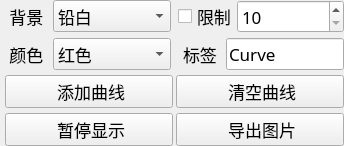
               <widget class="QFrame" name="frame_4">
                <property name="sizePolicy">
                 <sizepolicy hsizetype="Expanding" vsizetype="Fixed">
                  <horstretch>1</horstretch>
                  <verstretch>0</verstretch>
                 </sizepolicy>
                </property>
                <layout class="QGridLayout" name="gridLayout_2">
                 <property name="leftMargin">
                  <number>5</number>
                 </property>
                 <property name="topMargin">
                  <number>0</number>
                 </property>
                 <property name="rightMargin">
                  <number>0</number>
                 </property>
                 <property name="bottomMargin">
                  <number>0</number>
                 </property>
                 <property name="horizontalSpacing">
                  <number>7</number>
                 </property>
                 <property name="verticalSpacing">
                  <number>5</number>
                 </property>
                 <item row="3" column="0" colspan="2">
                  <layout class="QHBoxLayout" name="horizontalLayout_24">
                   <property name="spacing">
                    <number>3</number>
                   </property>
                   <item>
                    <widget class="QPushButton" name="stopShowButton">
                     <property name="sizePolicy">
                      <sizepolicy hsizetype="MinimumExpanding" vsizetype="Fixed">
                       <horstretch>0</horstretch>
                       <verstretch>0</verstretch>
                      </sizepolicy>
                     </property>
                     <property name="minimumSize">
                      <size>
                       <width>168</width>
                       <height>0</height>
                      </size>
                     </property>
                     <property name="maximumSize">
                      <size>
                       <width>16777215</width>
                       <height>16777215</height>
                      </size>
                     </property>
                     <property name="font">
                      <font>
                       <family>等线</family>
                       <pointsize>13</pointsize>
                       <weight>50</weight>
                       <italic>false</italic>
                       <bold>false</bold>
                       <underline>false</underline>
                       <strikeout>false</strikeout>
                      </font>
                     </property>
                     <property name="cursor">
                      <cursorShape>ArrowCursor</cursorShape>
                     </property>
                     <property name="toolTip">
                      <string>暂停绘图功能</string>
                     </property>
                     <property name="text">
                      <string> 暂停显示</string>
                     </property>
                     <property name="icon">
                      <iconset resource="icoPack.qrc">
                       <normaloff>:/MainWin/ico/20200510-235146.ico</normaloff>:/MainWin/ico/20200510-235146.ico</iconset>
                     </property>
                     <property name="iconSize">
                      <size>
                       <width>28</width>
                       <height>28</height>
                      </size>
                     </property>
                    </widget>
                   </item>
                   <item>
                    <widget class="QPushButton" name="saveDataButton">
                     <property name="sizePolicy">
                      <sizepolicy hsizetype="MinimumExpanding" vsizetype="Fixed">
                       <horstretch>0</horstretch>
                       <verstretch>0</verstretch>
                      </sizepolicy>
                     </property>
                     <property name="minimumSize">
                      <size>
                       <width>168</width>
                       <height>0</height>
                      </size>
                     </property>
                     <property name="maximumSize">
                      <size>
                       <width>16777215</width>
                       <height>16777215</height>
                      </size>
                     </property>
                     <property name="font">
                      <font>
                       <family>等线</family>
                       <pointsize>13</pointsize>
                       <weight>50</weight>
                       <italic>false</italic>
                       <bold>false</bold>
                       <underline>false</underline>
                       <strikeout>false</strikeout>
                      </font>
                     </property>
                     <property name="toolTip">
                      <string>导出绘图区图片</string>
                     </property>
                     <property name="text">
                      <string> 导出图片</string>
                     </property>
                     <property name="icon">
                      <iconset resource="icoPack.qrc">
                       <normaloff>:/MainWin/ico/20200510-223336.ico</normaloff>:/MainWin/ico/20200510-223336.ico</iconset>
                     </property>
                     <property name="iconSize">
                      <size>
                       <width>28</width>
                       <height>28</height>
                      </size>
                     </property>
                    </widget>
                   </item>
                  </layout>
                 </item>
                 <item row="0" column="1">
                  <layout class="QHBoxLayout" name="horizontalLayout_19">
                   <item>
                    <widget class="QCheckBox" name="limitCheckBox">
                     <property name="sizePolicy">
                      <sizepolicy hsizetype="Fixed" vsizetype="Fixed">
                       <horstretch>0</horstretch>
                       <verstretch>0</verstretch>
                      </sizepolicy>
                     </property>
                     <property name="font">
                      <font>
                       <family>等线</family>
                       <pointsize>13</pointsize>
                       <weight>50</weight>
                       <italic>false</italic>
                       <bold>false</bold>
                       <underline>false</underline>
                       <strikeout>false</strikeout>
                      </font>
                     </property>
                     <property name="toolTip">
                      <string>是否限制横轴长度</string>
                     </property>
                     <property name="text">
                      <string>限制</string>
                     </property>
                    </widget>
                   </item>
                   <item>
                    <widget class="QSpinBox" name="limitLenSpinBox">
                     <property name="sizePolicy">
                      <sizepolicy hsizetype="Minimum" vsizetype="Fixed">
                       <horstretch>0</horstretch>
                       <verstretch>0</verstretch>
                      </sizepolicy>
                     </property>
                     <property name="minimumSize">
                      <size>
                       <width>80</width>
                       <height>0</height>
                      </size>
                     </property>
                     <property name="maximumSize">
                      <size>
                       <width>16777215</width>
                       <height>16777215</height>
                      </size>
                     </property>
                     <property name="font">
                      <font>
                       <family>等线</family>
                       <pointsize>13</pointsize>
                       <weight>50</weight>
                       <italic>false</italic>
                       <bold>false</bold>
                       <underline>false</underline>
                       <strikeout>false</strikeout>
                      </font>
                     </property>
                     <property name="toolTip">
                      <string>最大为10000</string>
                     </property>
                     <property name="minimum">
                      <number>10</number>
                     </property>
                     <property name="maximum">
                      <number>10000</number>
                     </property>
                    </widget>
                   </item>
                  </layout>
                 </item>
                 <item row="1" column="0">
                  <layout class="QHBoxLayout" name="horizontalLayout_3">
                   <property name="spacing">
                    <number>5</number>
                   </property>
                   <item>
                    <widget class="QLabel" name="label_2">
                     <property name="sizePolicy">
                      <sizepolicy hsizetype="Fixed" vsizetype="Preferred">
                       <horstretch>0</horstretch>
                       <verstretch>0</verstretch>
                      </sizepolicy>
                     </property>
                     <property name="font">
                      <font>
                       <family>等线</family>
                       <pointsize>13</pointsize>
                       <weight>50</weight>
                       <italic>false</italic>
                       <bold>false</bold>
                       <underline>false</underline>
                       <strikeout>false</strikeout>
                      </font>
                     </property>
                     <property name="text">
                      <string> 颜色 </string>
                     </property>
                    </widget>
                   </item>
                   <item>
                    <widget class="QComboBox" name="graphColorComboBox">
                     <property name="sizePolicy">
                      <sizepolicy hsizetype="Preferred" vsizetype="Fixed">
                       <horstretch>0</horstretch>
                       <verstretch>0</verstretch>
                      </sizepolicy>
                     </property>
                     <property name="minimumSize">
                      <size>
                       <width>0</width>
                       <height>30</height>
                      </size>
                     </property>
                     <property name="maximumSize">
                      <size>
                       <width>150</width>
                       <height>16777215</height>
                      </size>
                     </property>
                     <property name="font">
                      <font>
                       <family>等线</family>
                       <pointsize>13</pointsize>
                       <weight>50</weight>
                       <italic>false</italic>
                       <bold>false</bold>
                       <underline>false</underline>
                       <strikeout>false</strikeout>
                      </font>
                     </property>
                     <property name="toolTip">
                      <string>曲线颜色</string>
                     </property>
                     <property name="iconSize">
                      <size>
                       <width>20</width>
                       <height>20</height>
                      </size>
                     </property>
                     <property name="duplicatesEnabled">
                      <bool>false</bool>
                     </property>
                     <item>
                      <property name="text">
                       <string>红色</string>
                      </property>
                      <property name="icon">
                       <iconset>
                        <normalon>:/color/ico/20200512-000237.ico</normalon>
                       </iconset>
                      </property>
                     </item>
                     <item>
                      <property name="text">
                       <string>蓝色</string>
                      </property>
                      <property name="icon">
                       <iconset>
                        <normaloff>:/color/ico/20200510-221359.ico</normaloff>
                        <normalon>:/color/ico/20200512-000250.ico</normalon>:/color/ico/20200510-221359.ico</iconset>
                      </property>
                     </item>
                     <item>
                      <property name="text">
                       <string>绿色</string>
                      </property>
                      <property name="icon">
                       <iconset>
                        <normaloff>:/color/ico/20200510-221403.ico</normaloff>
                        <normalon>:/color/ico/20200512-000243.ico</normalon>:/color/ico/20200510-221403.ico</iconset>
                      </property>
                     </item>
                     <item>
                      <property name="text">
                       <string>青色</string>
                      </property>
                      <property name="icon">
                       <iconset>
                        <normaloff>:/color/ico/20200510-221356.ico</normaloff>
                        <normalon>:/color/ico/20200512-000342.ico</normalon>:/color/ico/20200510-221356.ico</iconset>
                      </property>
                     </item>
                     <item>
                      <property name="text">
                       <string>粉色</string>
                      </property>
                      <property name="icon">
                       <iconset resource="icoPack.qrc">
                        <normaloff>:/color/ico/20200510-221348.ico</normaloff>:/color/ico/20200510-221348.ico</iconset>
                      </property>
                     </item>
                     <item>
                      <property name="text">
                       <string>黄色</string>
                      </property>
                      <property name="icon">
                       <iconset>
                        <normaloff>:/color/ico/20200510-221351.ico</normaloff>
                        <normalon>:/color/ico/20200512-000300.ico</normalon>:/color/ico/20200510-221351.ico</iconset>
                      </property>
                     </item>
                     <item>
                      <property name="text">
                       <string>白色</string>
                      </property>
                      <property name="icon">
                       <iconset resource="icoPack.qrc">
                        <normaloff>:/color/ico/20200510-221322.ico</normaloff>:/color/ico/20200510-221322.ico</iconset>
                      </property>
                     </item>
                     <item>
                      <property name="text">
                       <string>黑色</string>
                      </property>
                      <property name="icon">
                       <iconset resource="icoPack.qrc">
                        <normaloff>:/color/ico/20200510-221319.ico</normaloff>:/color/ico/20200510-221319.ico</iconset>
                      </property>
                     </item>
                    </widget>
                   </item>
                  </layout>
                 </item>
                 <item row="1" column="1">
                  <layout class="QHBoxLayout" name="horizontalLayout_20">
                   <property name="spacing">
                    <number>9</number>
                   </property>
                   <property name="leftMargin">
                    <number>5</number>
                   </property>
                   <property name="rightMargin">
                    <number>0</number>
                   </property>
                   <item>
                    <widget class="QLabel" name="label_3">
                     <property name="sizePolicy">
                      <sizepolicy hsizetype="Fixed" vsizetype="Preferred">
                       <horstretch>0</horstretch>
                       <verstretch>0</verstretch>
                      </sizepolicy>
                     </property>
                     <property name="font">
                      <font>
                       <family>等线</family>
                       <pointsize>13</pointsize>
                       <weight>50</weight>
                       <italic>false</italic>
                       <bold>false</bold>
                       <underline>false</underline>
                       <strikeout>false</strikeout>
                      </font>
                     </property>
                     <property name="toolTip">
                      <string>数据标签</string>
                     </property>
                     <property name="text">
                      <string>标签</string>
                     </property>
                    </widget>
                   </item>
                   <item>
                    <widget class="QLineEdit" name="graphColorName">
                     <property name="sizePolicy">
                      <sizepolicy hsizetype="Ignored" vsizetype="Fixed">
                       <horstretch>0</horstretch>
                       <verstretch>0</verstretch>
                      </sizepolicy>
                     </property>
                     <property name="minimumSize">
                      <size>
                       <width>0</width>
                       <height>30</height>
                      </size>
                     </property>
                     <property name="maximumSize">
                      <size>
                       <width>16777215</width>
                       <height>16777215</height>
                      </size>
                     </property>
                     <property name="font">
                      <font>
                       <family>等线</family>
                       <pointsize>13</pointsize>
                       <weight>50</weight>
                       <italic>false</italic>
                       <bold>false</bold>
                       <underline>false</underline>
                       <strikeout>false</strikeout>
                      </font>
                     </property>
                     <property name="text">
                      <string>Curve</string>
                     </property>
                    </widget>
                   </item>
                  </layout>
                 </item>
                 <item row="0" column="0">
                  <layout class="QHBoxLayout" name="horizontalLayout_18">
                   <property name="spacing">
                    <number>5</number>
                   </property>
                   <item>
                    <widget class="QLabel" name="label_4">
                     <property name="sizePolicy">
                      <sizepolicy hsizetype="Fixed" vsizetype="Fixed">
                       <horstretch>0</horstretch>
                       <verstretch>0</verstretch>
                      </sizepolicy>
                     </property>
                     <property name="font">
                      <font>
                       <family>等线</family>
                       <pointsize>13</pointsize>
                       <weight>50</weight>
                       <italic>false</italic>
                       <bold>false</bold>
                       <underline>false</underline>
                       <strikeout>false</strikeout>
                      </font>
                     </property>
                     <property name="text">
                      <string> 背景 </string>
                     </property>
                    </widget>
                   </item>
                   <item>
                    <widget class="QComboBox" name="backColorComboBox">
                     <property name="sizePolicy">
                      <sizepolicy hsizetype="Preferred" vsizetype="Fixed">
                       <horstretch>0</horstretch>
                       <verstretch>0</verstretch>
                      </sizepolicy>
                     </property>
                     <property name="minimumSize">
                      <size>
                       <width>0</width>
                       <height>30</height>
                      </size>
                     </property>
                     <property name="maximumSize">
                      <size>
                       <width>150</width>
                       <height>16777215</height>
                      </size>
                     </property>
                     <property name="font">
                      <font>
                       <family>等线</family>
                       <pointsize>13</pointsize>
                       <weight>50</weight>
                       <italic>false</italic>
                       <bold>false</bold>
                       <underline>false</underline>
                       <strikeout>false</strikeout>
                      </font>
                     </property>
                     <property name="toolTip">
                      <string>绘图区背景颜色</string>
                     </property>
                     <item>
                      <property name="text">
                       <string extracomment="#f0f0f4">铅白</string>
                      </property>
                      <property name="icon">
                       <iconset>
                        <normalon>:/color/ico/20200510-221335.ico</normalon>
                       </iconset>
                      </property>
                     </item>
                     <item>
                      <property name="text">
                       <string extracomment="#ffffff">纯白</string>
                      </property>
                      <property name="icon">
                       <iconset>
                        <normalon>:/color/ico/20200510-221322.ico</normalon>
                       </iconset>
                      </property>
                     </item>
                     <item>
                      <property name="text">
                       <string extracomment=" #e3f9fd">莹白</string>
                      </property>
                      <property name="icon">
                       <iconset>
                        <normalon>:/color/ico/20200510-221333.ico</normalon>
                       </iconset>
                      </property>
                     </item>
                     <item>
                      <property name="text">
                       <string extracomment="#e0f0e9">素</string>
                      </property>
                      <property name="icon">
                       <iconset>
                        <normalon>:/color/ico/20200510-221329.ico</normalon>
                       </iconset>
                      </property>
                     </item>
                     <item>
                      <property name="text">
                       <string extracomment="#000000">纯黑</string>
                      </property>
                      <property name="icon">
                       <iconset>
                        <normalon>:/color/ico/20200510-221319.ico</normalon>
                       </iconset>
                      </property>
                     </item>
                     <item>
                      <property name="text">
                       <string extracomment="50616d">墨色</string>
                      </property>
                      <property name="icon">
                       <iconset>
                        <normalon>:/color/ico/20200510-221325.ico</normalon>
                       </iconset>
                      </property>
                     </item>
                    </widget>
                   </item>
                  </layout>
                 </item>
                 <item row="2" column="0" colspan="2">
                  <layout class="QHBoxLayout" name="horizontalLayout_23">
                   <property name="spacing">
                    <number>3</number>
                   </property>
                   <item>
                    <widget class="QPushButton" name="addGraphColor">
                     <property name="sizePolicy">
                      <sizepolicy hsizetype="MinimumExpanding" vsizetype="Fixed">
                       <horstretch>0</horstretch>
                       <verstretch>0</verstretch>
                      </sizepolicy>
                     </property>
                     <property name="minimumSize">
                      <size>
                       <width>168</width>
                       <height>0</height>
                      </size>
                     </property>
                     <property name="maximumSize">
                      <size>
                       <width>16777215</width>
                       <height>16777215</height>
                      </size>
                     </property>
                     <property name="font">
                      <font>
                       <family>等线</family>
                       <pointsize>13</pointsize>
                       <weight>50</weight>
                       <italic>false</italic>
                       <bold>false</bold>
                       <underline>false</underline>
                       <strikeout>false</strikeout>
                      </font>
                     </property>
                     <property name="toolTip">
                      <string>曲线与颜色对应</string>
                     </property>
                     <property name="text">
                      <string> 添加曲线</string>
                     </property>
                     <property name="icon">
                      <iconset resource="icoPack.qrc">
                       <normaloff>:/MainWin/ico/20200510-223440.ico</normaloff>:/MainWin/ico/20200510-223440.ico</iconset>
                     </property>
                     <property name="iconSize">
                      <size>
                       <width>28</width>
                       <height>28</height>
                      </size>
                     </property>
                    </widget>
                   </item>
                   <item>
                    <widget class="QPushButton" name="clearDataButton">
                     <property name="sizePolicy">
                      <sizepolicy hsizetype="MinimumExpanding" vsizetype="Fixed">
                       <horstretch>0</horstretch>
                       <verstretch>0</verstretch>
                      </sizepolicy>
                     </property>
                     <property name="minimumSize">
                      <size>
                       <width>168</width>
                       <height>0</height>
                      </size>
                     </property>
                     <property name="maximumSize">
                      <size>
                       <width>16777215</width>
                       <height>16777215</height>
                      </size>
                     </property>
                     <property name="font">
                      <font>
                       <family>等线</family>
                       <pointsize>13</pointsize>
                       <weight>50</weight>
                       <italic>false</italic>
                       <bold>false</bold>
                       <underline>false</underline>
                       <strikeout>false</strikeout>
                      </font>
                     </property>
                     <property name="toolTip">
                      <string>清空所有！！</string>
                     </property>
                     <property name="text">
                      <string> 清空曲线</string>
                     </property>
                     <property name="icon">
                      <iconset resource="icoPack.qrc">
                       <normaloff>:/MainWin/ico/20200510-223403.ico</normaloff>:/MainWin/ico/20200510-223403.ico</iconset>
                     </property>
                     <property name="iconSize">
                      <size>
                       <width>28</width>
                       <height>28</height>
                      </size>
                     </property>
                    </widget>
                   </item>
                  </layout>
                 </item>
                </layout>
               </widget>
